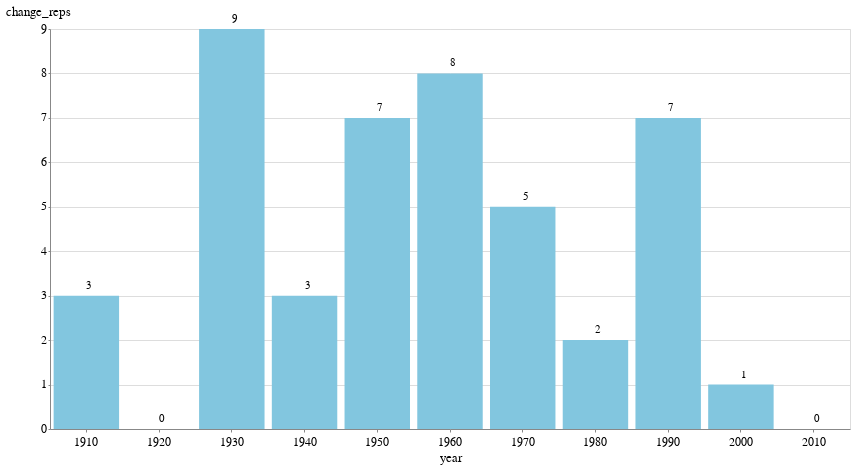

Notebook cell for this chart:
### Code cell
bars = alt.Chart(hist_df_ca).mark_bar().encode(y="change_reps:Q", x="year:O")

text = bars.mark_text(
    align="left",
    baseline="middle",
    dy=-10,  # Nudges text to right so it doesn't appear on top of the bar
    dx=0,
).encode(text="change_reps:Q")

(bars + text).properties(height=400)

### Figure 1 — Vega-Lite specification as saved in the notebook (floating-point values rounded to 4 significant figures)
{"config": {"view": {"width": 800, "height": 450}, "background": "#ffffff", "title": {"anchor": "start", "font": "Benton Gothic Bold, sans", "fontColor": "#000000", "fontSize": 22, "fontWeight": "normal"}, "arc": {"fill": "#82c6df"}, "area": {"fill": "#82c6df"}, "line": {"stroke": "#82c6df", "strokeWidth": 3}, "path": {"stroke": "#82c6df"}, "rect": {"fill": "#82c6df"}, "shape": {"stroke": "#82c6df"}, "bar": {"fill": "#82c6df"}, "point": {"stroke": "#82c6df"}, "symbol": {"fill": "#82c6df", "size": 30}, "axis": {"titleFont": "Benton Gothic Bold, sans", "titleFontSize": 13, "titleFontWeight": "normal", "labelFont": "Benton Gothic, sans", "labelFontSize": 11.5, "labelFontWeight": "normal"}, "axisX": {"labelAngle": 0, "labelPadding": 4, "tickSize": 3}, "axisY": {"labelBaseline": "middle", "maxExtent": 45, "minExtent": 45, "tickSize": 2, "titleAlign": "left", "titleAngle": 0, "titleX": -45, "titleY": -11}, "legend": {"titleFont": "Benton Gothic Bold, sans", "titleFontSize": 13, "titleFontWeight": "normal", "symbolType": "square", "labelFont": "Benton Gothic, sans", "labelFontSize": 11.5}, "range": {"category": ["#3580b1", "#ec8431", "#ab7fb4", "#c89d29", "#adc839", "#829eb1"], "diverging": ["#e68a4f", "#f4bb6a", "#f9e39c", "#dadfe2", "#a6b7c6", "#849eae"], "heatmap": ["#fbf2c7", "#f9e39c", "#f8d36e", "#f4bb6a", "#e68a4f", "#d15a40", "#ab4232"], "ordinal": ["#fbf2c7", "#f9e39c", "#f8d36e", "#f4bb6a", "#e68a4f", "#d15a40", "#ab4232"], "ramp": ["#fbf2c7", "#f9e39c", "#f8d36e", "#f4bb6a", "#e68a4f", "#d15a40", "#ab4232"]}}, "layer": [{"mark": "bar", "encoding": {"x": {"type": "ordinal", "field": "year"}, "y": {"type": "quantitative", "field": "change_reps"}}}, {"mark": {"type": "text", "align": "left", "baseline": "middle", "dx": 0, "dy": -10}, "encoding": {"text": {"type": "quantitative", "field": "change_reps"}, "x": {"type": "ordinal", "field": "year"}, "y": {"type": "quantitative", "field": "change_reps"}}}], "data": {"name": "data-08488b0b84dd58e176fabd063fe658fa"}, "height": 400, "$schema": "https://vega.github.io/schema/vega-lite/v4.0.2.json", "datasets": {"data-08488b0b84dd58e176fabd063fe658fa": [{"name": "California", "type": "State", "year": 1910, "population": 2377549, "pop_pct_change": 60.1, "density": "15.3", "density_rank": 38.0, "reps": 11.0, "change_reps": 3.0, "pop_per_rep": "216,051"}, {"name": "California", "type": "State", "year": 1920, "population": 3426861, "pop_pct_change": 44.1, "density": "22", "density_rank": 35.0, "reps": 11.0, "change_reps": 0.0, "pop_per_rep": "311,457"}, {"name": "California", "type": "State", "year": 1930, "population": 5677251, "pop_pct_change": 65.7, "density": "36.4", "density_rank": 31.0, "reps": 20.0, "change_reps": 9.0, "pop_per_rep": "283,412"}, {"name": "California", "type": "State", "year": 1940, "population": 6907387, "pop_pct_change": 21.7, "density": "44.3", "density_rank": 30.0, "reps": 23.0, "change_reps": 3.0, "pop_per_rep": "300,321"}, {"name": "California", "type": "State", "year": 1950, "population": 10586223, "pop_pct_change": 53.3, "density": "68", "density_rank": 22.0, "reps": 30.0, "change_reps": 7.0, "pop_per_rep": "352,874"}, {"name": "California", "type": "State", "year": 1960, "population": 15717204, "pop_pct_change": 48.5, "density": "100.9", "density_rank": 15.0, "reps": 38.0, "change_reps": 8.0, "pop_per_rep": "413,611"}, {"name": "California", "type": "State", "year": 1970, "population": 19953134, "pop_pct_change": 27.0, "density": "128.1", "density_rank": 15.0, "reps": 43.0, "change_reps": 5.0, "pop_per_rep": "467,415"}, {"name": "California", "type": "State", "year": 1980, "population": 23667902, "pop_pct_change": 18.6, "density": "151.9", "density_rank": 16.0, "reps": 45.0, "change_reps": 2.0, "pop_per_rep": "525,968"}, {"name": "California", "type": "State", "year": 1990, "population": 29760021, "pop_pct_change": 25.7, "density": "191", "density_rank": 14.0, "reps": 52.0, "change_reps": 7.0, "pop_per_rep": "573,832"}, {"name": "California", "type": "State", "year": 2000, "population": 33871648, "pop_pct_change": 13.8, "density": "217.4", "density_rank": 14.0, "reps": 53.0, "change_reps": 1.0, "pop_per_rep": "640,204"}, {"name": "California", "type": "State", "year": 2010, "population": 37253956, "pop_pct_change": 10.0, "density": "239.1", "density_rank": 13.0, "reps": 53.0, "change_reps": 0.0, "pop_per_rep": "704,566"}]}}
